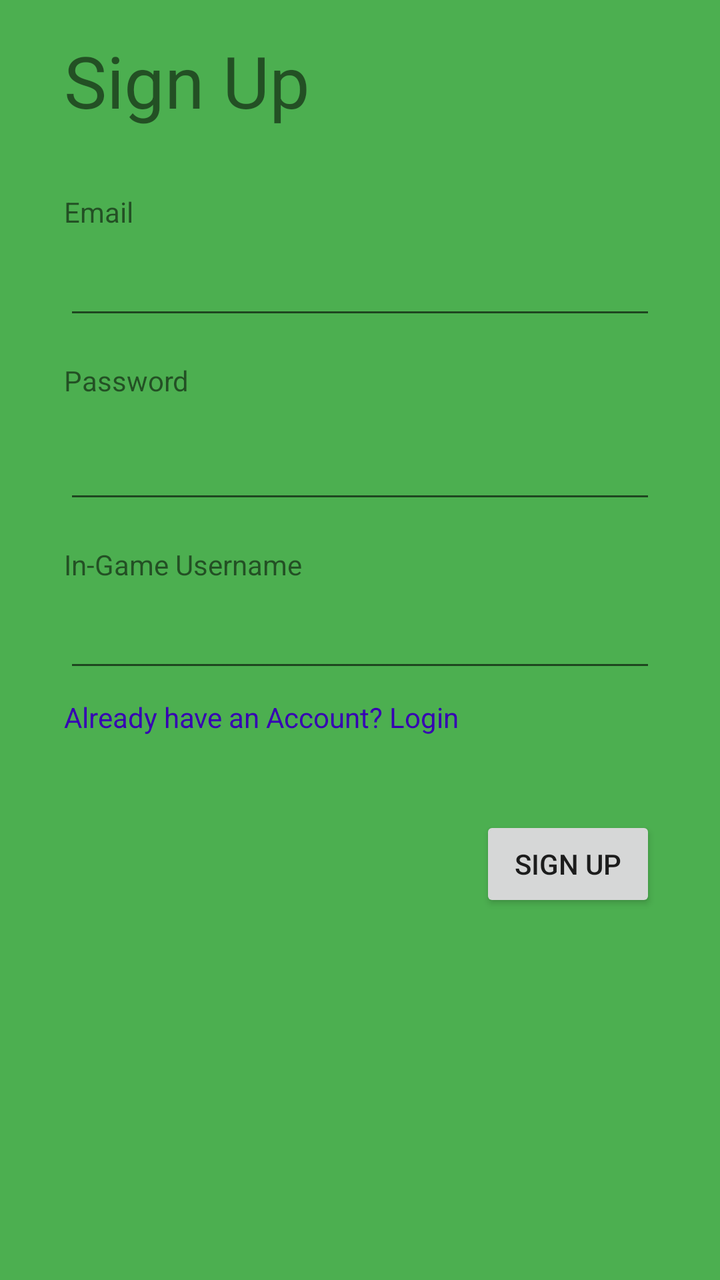
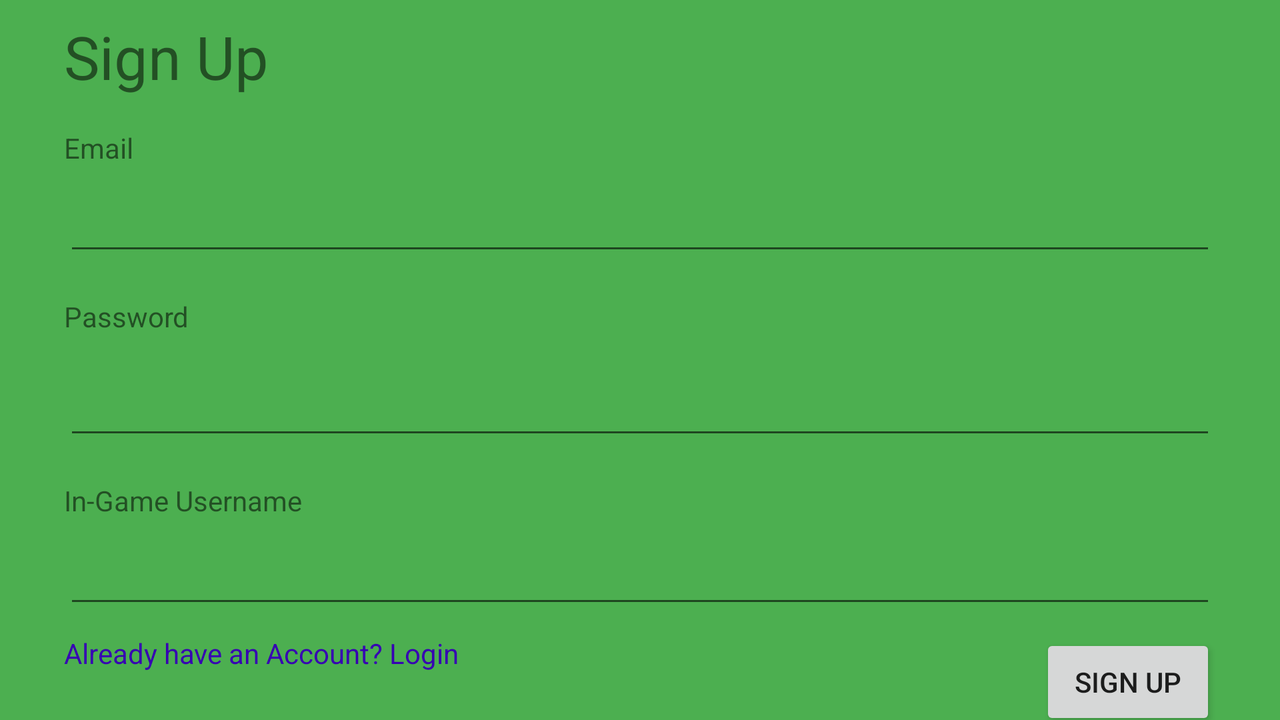

An Android layout and its configuration variant, each rendered on a device that would load it. The default file and the variant file are quoted in full after the pictures.
<!-- AndroidManifest.xml: application theme AppTheme -->
<!-- res/layout/activity_sign_up.xml -->
<?xml version="1.0" encoding="utf-8"?>
<android.support.constraint.ConstraintLayout xmlns:android="http://schemas.android.com/apk/res/android"
    xmlns:app="http://schemas.android.com/apk/res-auto"
    xmlns:tools="http://schemas.android.com/tools"
    android:id="@+id/activity_login"
    android:layout_width="match_parent"
    android:layout_height="match_parent"
    android:background="#4CAF50"
    tools:context="com.araara.mocho.LoginActivity">

    <TextView
        android:id="@+id/tvEmail"
        android:layout_width="0dp"
        android:layout_height="wrap_content"
        android:text="Email"
        android:layout_marginStart="32dp"
        app:layout_constraintLeft_toLeftOf="parent"
        android:layout_marginLeft="32dp"
        android:layout_marginEnd="32dp"
        app:layout_constraintRight_toRightOf="parent"
        android:layout_marginRight="32dp"
        android:layout_marginTop="32dp"
        app:layout_constraintTop_toBottomOf="@+id/tvSignUp"
        app:layout_constraintHorizontal_bias="0.46" />

    <EditText
        android:id="@+id/editEmail"
        android:layout_width="0dp"
        android:layout_height="wrap_content"
        android:ems="10"
        android:inputType="textEmailAddress"
        app:layout_constraintRight_toRightOf="@+id/tvEmail"
        app:layout_constraintLeft_toLeftOf="@+id/tvEmail"
        android:layout_marginTop="8dp"
        app:layout_constraintTop_toBottomOf="@+id/tvEmail" />

    <TextView
        android:id="@+id/tvPassword"
        android:layout_width="0dp"
        android:layout_height="wrap_content"
        android:text="Password"
        app:layout_constraintLeft_toLeftOf="@+id/editEmail"
        app:layout_constraintTop_toBottomOf="@+id/editEmail"
        android:layout_marginTop="16dp"
        app:layout_constraintRight_toRightOf="@+id/editEmail"
        app:layout_constraintHorizontal_bias="0.0" />

    <EditText
        android:id="@+id/editPassword"
        android:layout_width="0dp"
        android:layout_height="49dp"
        android:ems="10"
        android:inputType="textPassword"
        app:layout_constraintLeft_toLeftOf="@+id/tvPassword"
        app:layout_constraintRight_toRightOf="@+id/tvPassword"
        app:layout_constraintHorizontal_bias="1.0"
        android:layout_marginTop="8dp"
        app:layout_constraintTop_toBottomOf="@+id/tvPassword" />

    <Button
        android:id="@+id/btnSignUp"
        android:layout_width="wrap_content"
        android:layout_height="wrap_content"
        android:text="Sign Up"
        app:layout_constraintRight_toRightOf="@+id/editUsername"
        android:layout_marginTop="40dp"
        app:layout_constraintTop_toBottomOf="@+id/hasAccount" />

    <TextView
        android:text="Sign Up"
        android:layout_width="wrap_content"
        android:layout_height="wrap_content"
        android:id="@+id/tvSignUp"
        android:textSize="36sp"
        android:layout_marginStart="32dp"
        app:layout_constraintLeft_toLeftOf="parent"
        android:layout_marginLeft="32dp"
        android:layout_marginTop="16dp"
        app:layout_constraintTop_toTopOf="parent" />

    <TextView
        android:text="In-Game Username"
        android:layout_width="0dp"
        android:layout_height="wrap_content"
        android:id="@+id/tvUsername"
        android:layout_marginTop="16dp"
        app:layout_constraintTop_toBottomOf="@+id/editPassword"
        app:layout_constraintLeft_toLeftOf="@+id/editPassword"
        app:layout_constraintRight_toRightOf="@+id/editPassword"
        app:layout_constraintHorizontal_bias="0.0" />

    <EditText
        android:layout_width="0dp"
        android:layout_height="wrap_content"
        android:inputType="textPersonName"
        android:ems="10"
        android:id="@+id/editUsername"
        app:layout_constraintHorizontal_bias="0.0"
        app:layout_constraintLeft_toLeftOf="@+id/tvUsername"
        app:layout_constraintRight_toRightOf="@+id/tvUsername"
        android:layout_marginTop="8dp"
        app:layout_constraintTop_toBottomOf="@+id/tvUsername" />

    <TextView
        android:text="Already have an Account? Login"
        android:layout_width="wrap_content"
        android:layout_height="wrap_content"
        android:id="@+id/hasAccount"
        android:layout_marginTop="8dp"
        app:layout_constraintTop_toBottomOf="@+id/editUsername"
        app:layout_constraintLeft_toLeftOf="@+id/editUsername"
        android:textColor="@color/colorPrimaryDark" />

</android.support.constraint.ConstraintLayout>
<!-- resources referenced by this layout -->
<resources>
  <style name="AppTheme" parent="Theme.AppCompat.Light.DarkActionBar">
          
          <item name="colorPrimary">@color/colorPrimary</item>
          <item name="colorPrimaryDark">@color/colorPrimaryDark</item>
          <item name="colorAccent">@color/colorAccent</item>
      </style>
</resources>
<!-- res/layout-land/activity_sign_up.xml (the repository's variant of the layout above) -->
<!-- drawn on the phone turned sideways -->
<?xml version="1.0" encoding="utf-8"?>
<android.support.constraint.ConstraintLayout xmlns:android="http://schemas.android.com/apk/res/android"
    xmlns:app="http://schemas.android.com/apk/res-auto"
    xmlns:tools="http://schemas.android.com/tools"
    android:id="@+id/activity_login"
    android:layout_width="match_parent"
    android:layout_height="match_parent"
    android:background="#4CAF50"
    tools:context="com.araara.mocho.LoginActivity">

    <TextView
        android:id="@+id/tvEmail"
        android:layout_width="0dp"
        android:layout_height="wrap_content"
        android:text="Email"
        android:layout_marginStart="32dp"
        app:layout_constraintLeft_toLeftOf="parent"
        android:layout_marginLeft="32dp"
        android:layout_marginEnd="32dp"
        app:layout_constraintRight_toRightOf="parent"
        android:layout_marginRight="32dp"
        android:layout_marginTop="16dp"
        app:layout_constraintTop_toBottomOf="@+id/tvSignUp" />

    <EditText
        android:id="@+id/editEmail"
        android:layout_width="0dp"
        android:layout_height="wrap_content"
        android:ems="10"
        android:inputType="textEmailAddress"
        app:layout_constraintRight_toRightOf="@+id/tvEmail"
        app:layout_constraintLeft_toLeftOf="@+id/tvEmail"
        android:layout_marginTop="8dp"
        app:layout_constraintTop_toBottomOf="@+id/tvEmail" />

    <TextView
        android:id="@+id/tvPassword"
        android:layout_width="0dp"
        android:layout_height="wrap_content"
        android:text="Password"
        app:layout_constraintLeft_toLeftOf="@+id/editEmail"
        app:layout_constraintTop_toBottomOf="@+id/editEmail"
        android:layout_marginTop="16dp"
        app:layout_constraintRight_toRightOf="@+id/editEmail"
        app:layout_constraintHorizontal_bias="0.0" />

    <EditText
        android:id="@+id/editPassword"
        android:layout_width="0dp"
        android:layout_height="49dp"
        android:ems="10"
        android:inputType="textPassword"
        app:layout_constraintLeft_toLeftOf="@+id/tvPassword"
        app:layout_constraintRight_toRightOf="@+id/tvPassword"
        app:layout_constraintHorizontal_bias="1.0"
        android:layout_marginTop="8dp"
        app:layout_constraintTop_toBottomOf="@+id/tvPassword" />

    <Button
        android:id="@+id/btnSignUp"
        android:layout_width="wrap_content"
        android:layout_height="wrap_content"
        android:text="Sign Up"
        app:layout_constraintRight_toRightOf="@+id/editUsername"
        android:layout_marginTop="8dp"
        app:layout_constraintTop_toBottomOf="@+id/editUsername" />

    <TextView
        android:text="Sign Up"
        android:layout_width="wrap_content"
        android:layout_height="wrap_content"
        android:id="@+id/tvSignUp"
        android:textSize="30sp"
        android:layout_marginStart="32dp"
        app:layout_constraintLeft_toLeftOf="parent"
        android:layout_marginLeft="32dp"
        android:layout_marginTop="8dp"
        app:layout_constraintTop_toTopOf="parent" />

    <TextView
        android:text="In-Game Username"
        android:layout_width="0dp"
        android:layout_height="wrap_content"
        android:id="@+id/tvUsername"
        android:layout_marginTop="16dp"
        app:layout_constraintTop_toBottomOf="@+id/editPassword"
        app:layout_constraintLeft_toLeftOf="@+id/editPassword"
        app:layout_constraintRight_toRightOf="@+id/editPassword"
        app:layout_constraintHorizontal_bias="0.0" />

    <EditText
        android:layout_width="0dp"
        android:layout_height="wrap_content"
        android:inputType="textPersonName"
        android:ems="10"
        android:id="@+id/editUsername"
        app:layout_constraintHorizontal_bias="0.0"
        app:layout_constraintLeft_toLeftOf="@+id/tvUsername"
        app:layout_constraintRight_toRightOf="@+id/tvUsername"
        android:layout_marginTop="8dp"
        app:layout_constraintTop_toBottomOf="@+id/tvUsername" />

    <TextView
        android:text="Already have an Account? Login"
        android:layout_width="wrap_content"
        android:layout_height="wrap_content"
        android:id="@+id/hasAccount"
        app:layout_constraintLeft_toLeftOf="@+id/editUsername"
        android:layout_marginTop="8dp"
        app:layout_constraintTop_toBottomOf="@+id/editUsername"
        android:textColor="@color/colorPrimaryDark" />

</android.support.constraint.ConstraintLayout>
